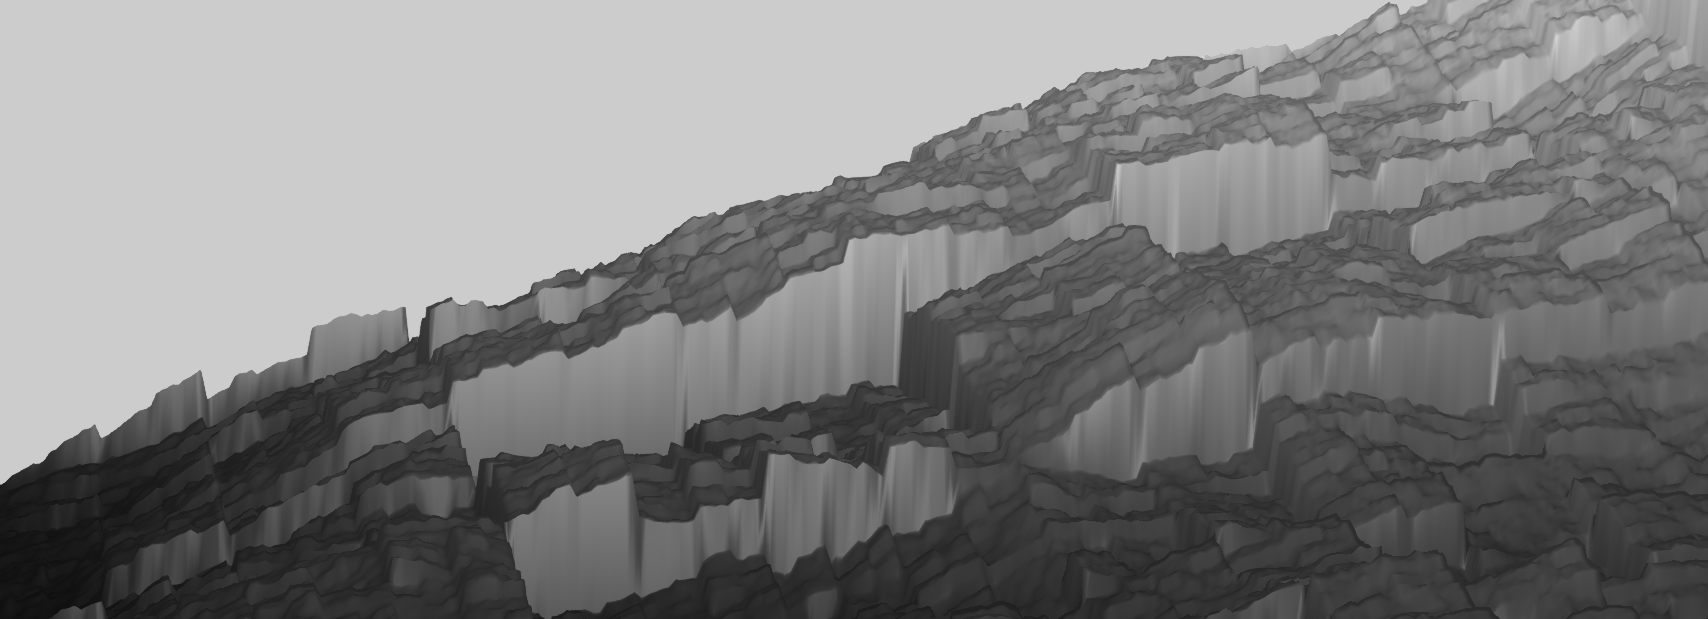

The script that drew this image:
using GLMakie
GLMakie.activate!()

module Perlin
    const PERMS1 = [151, 160, 137, 91, 90, 15, 131, 13, 201, 95, 96, 53, 194, 233, 7,
        225, 140, 36, 103, 30, 69, 142, 8, 99, 37, 240, 21, 10, 23, 190, 6, 148, 247,
        120, 234, 75, 0, 26, 197, 62, 94, 252, 219, 203, 117, 35, 11, 32, 57, 177, 33,
        88, 237, 149, 56, 87, 174, 20, 125, 136, 171, 168, 68, 175, 74, 165, 71, 134,
        139, 48, 27, 166, 77, 146, 158, 231, 83, 111, 229, 122, 60, 211, 133, 230, 220,
        105, 92, 41, 55, 46, 245, 40, 244, 102, 143, 54, 65, 25, 63, 161, 1, 216, 80,
        73, 209, 76, 132, 187, 208, 89, 18, 169, 200, 196, 135, 130, 116, 188, 159, 86,
        164, 100, 109, 198, 173, 186, 3, 64, 52, 217, 226, 250, 124, 123, 5, 202, 38,
        147, 118, 126, 255, 82, 85, 212, 207, 206, 59, 227, 47, 16, 58, 17, 182, 189,
        28, 42, 223, 183, 170, 213, 119, 248, 152, 2, 44, 154, 163, 70, 221, 153, 101,
        155, 167, 43, 172, 9, 129, 22, 39, 253, 19, 98, 108, 110, 79, 113, 224, 232,
        178, 185, 112, 104, 218, 246, 97, 228, 251, 34, 242, 193, 238, 210, 144, 12,
        191, 179, 162, 241, 81, 51, 145, 235, 249, 14, 239, 107, 49, 192, 214, 31, 181,
        199, 106, 157, 184, 84, 204, 176, 115, 121, 50, 45, 127, 4, 150, 254, 138, 236,
        205, 93, 222, 114, 67, 29, 24, 72, 243, 141, 128, 195, 78, 66, 215, 61, 156, 180]

    const PERMS = [PERMS1; PERMS1]


    function fade(x)
        return 6x^5 - 15x^4 + 10x^3
    end


    function smoothstep(a0, a1, x)
        a0 != a1 || throw(ArgumentError("Arguments a0 and a1 cannot be equal"))
        x = clamp((x - a0) / (a1 - a0), 0.0, 1.0)
        return 3x^2 - 2x^3
    end


    function smootherstep(a0, a1, x)
        a0 != a1 || throw(ArgumentError("Arguments a0 and a1 cannot be equal"))
        x = clamp((x - a0) / (a1 - a0), 0.0, 1.0)
        return fade(x)
    end


    # Might refactor this down to a simple lerp
    function interpolate(a0, a1, w, method::Symbol=:linear)
        0 ≤ w ≤ 1 || throw(ArgumentError("Expected 0 ≤ w ≤ 1, got $w"))
        if method ∉ [:linear, :smoothstep, :smootherstep]
            throw(ArgumentError("Unrecognized interpolation method $method"))
        end
        x = method == :linear ? w : eval(method)(a0, a1, w)
        return a0 + x * (a1 - a0)
    end


    function gradient(hash::Int, x, y, z)
        h = hash & 15
        u = h < 8 ? x : y
        v = h < 4 ? y : h == 12 || h == 14 ? x : z
        return ((h & 1) == 0 ? u : -u) + ((h & 2) == 0 ? v : -v)
    end


    function perlin(x, y, z)
        xi = round(Int, x) & 255 + 1
        yi = round(Int, y) & 255 + 1
        zi = round(Int, z) & 255 + 1

        xf = first(modf(x))
        yf = first(modf(y))
        zf = first(modf(z))

        u = fade(xf)
        v = fade(yf)
        w = fade(zf)

        aaa = PERMS[PERMS[PERMS[xi] + yi] + zi]
        aba = PERMS[PERMS[PERMS[xi] + yi + 1] + zi]
        aab = PERMS[PERMS[PERMS[xi] + yi] + zi + 1]
        abb = PERMS[PERMS[PERMS[xi] + yi + 1] + zi + 1]
        baa = PERMS[PERMS[PERMS[xi + 1] + yi] + zi]
        bba = PERMS[PERMS[PERMS[xi + 1] + yi + 1] + zi]
        bab = PERMS[PERMS[PERMS[xi + 1] + yi] + zi + 1]
        bbb = PERMS[PERMS[PERMS[xi + 1] + yi + 1] + zi + 1]

        x1 = interpolate(gradient(aaa, xf, yf, zf), gradient(baa, xf - 1, yf, zf), u)
        x2 = interpolate(gradient(aba, xf, yf - 1, zf), gradient(bba, xf - 1, yf - 1, zf), u)
        y1 = interpolate(x1, x2, v)

        x1 = interpolate(gradient(aab, xf, yf, zf - 1), gradient(bab, xf - 1, yf, zf - 1), u)
        x2 = interpolate(gradient(abb, xf, yf - 1, zf - 1), gradient(bbb, xf - 1, yf - 1, zf - 1), u)
        y2 = interpolate(x1, x2, v)

        return (interpolate(y1, y2, w) + 1) / 2
    end


    function octaveperlin(x, y, z, octaves::Int, persistence)
        total = 0.0
        frequency = 1.0
        amplitude = 1.0
        maxval = 0.0
        for i = 1:octaves
            total += perlin(x * frequency, y * frequency, z * frequency) * amplitude
            maxval += amplitude
            amplitude *= persistence
            frequency *= 2
        end
        return total / maxval
    end
end


begin
    noise = Perlin.octaveperlin.(range(0, 2, length = 300), range(0, 2, length = 300)', 6.0, 10, 0.5)
    noise = noise .+ [x * y for x in range(0, 1, length = 300), y in range(0, 1, length = 300)]
    s = Scene(show_axis = false, camera = cam3d!)
    surf = surface!(s, 0..3, 0..3, noise, colormap = :grays)
    center!(s)
    resize!(s, 1708, 619)

    s.camera.view[] = Float32[0.9745395 -0.22421555 2.8969254f-8 -0.84478927; 0.031377867 0.13638215 0.9901593 -1.1058276; -0.22200912 -0.9649494 0.13994522 -4.068703; 0.0 0.0 0.0 1.0];
    s.camera.projection[] = Float32[4.655257 0.0 0.0 0.0; 0.0 12.8452015 0.0 0.0; 0.0 0.0 -1.0689656 -0.92784494; 0.0 0.0 -1.0 0.0]
    s.camera.projectionview[] = Float32[4.536732 -1.043781 1.3485933f-7 -3.9327114; 0.403055 1.7518562 12.718796 -14.204578; 0.23732011 1.0314977 -0.14959662 3.4214587; 0.22200912 0.9649494 -0.13994522 4.068703];
    s.backgroundcolor = :gray80
    s
end
